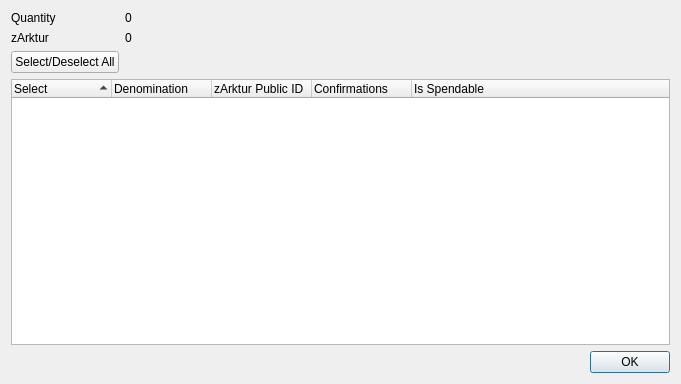
<?xml version="1.0" encoding="UTF-8"?>
<ui version="4.0">
 <class>ZArkturControlDialog</class>
 <widget class="QDialog" name="ZArkturControlDialog">
  <property name="geometry">
   <rect>
    <x>0</x>
    <y>0</y>
    <width>681</width>
    <height>384</height>
   </rect>
  </property>
  <property name="minimumSize">
   <size>
    <width>681</width>
    <height>384</height>
   </size>
  </property>
  <property name="windowTitle">
   <string>Select zArktur to Spend</string>
  </property>
  <layout class="QGridLayout" name="gridLayout">
   <item row="0" column="0">
    <layout class="QFormLayout" name="formLayout">
     <property name="sizeConstraint">
      <enum>QLayout::SetDefaultConstraint</enum>
     </property>
     <item row="0" column="0">
      <widget class="QLabel" name="labelQuantity">
       <property name="text">
        <string>Quantity</string>
       </property>
      </widget>
     </item>
     <item row="0" column="1">
      <widget class="QLabel" name="labelQuantity_int">
       <property name="text">
        <string>0</string>
       </property>
      </widget>
     </item>
     <item row="1" column="0">
      <widget class="QLabel" name="labelZArktur">
       <property name="text">
        <string>zArktur</string>
       </property>
      </widget>
     </item>
     <item row="1" column="1">
      <widget class="QLabel" name="labelZArktur_int">
       <property name="text">
        <string>0</string>
       </property>
      </widget>
     </item>
     <item row="2" column="0">
      <widget class="QPushButton" name="pushButtonAll">
       <property name="text">
        <string>Select/Deselect All</string>
       </property>
      </widget>
     </item>
    </layout>
   </item>
   <item row="1" column="0">
    <layout class="QVBoxLayout" name="verticalLayout">
     <item>
      <widget class="QTreeWidget" name="treeWidget">
       <property name="minimumSize">
        <size>
         <width>0</width>
         <height>250</height>
        </size>
       </property>
       <property name="alternatingRowColors">
        <bool>true</bool>
       </property>
       <property name="sortingEnabled">
        <bool>true</bool>
       </property>
       <property name="columnCount">
        <number>5</number>
       </property>
       <attribute name="headerDefaultSectionSize">
        <number>100</number>
       </attribute>
       <column>
        <property name="text">
         <string notr="true">Select</string>
        </property>
       </column>
       <column>
        <property name="text">
         <string notr="true">Denomination</string>
        </property>
       </column>
       <column>
        <property name="text">
         <string notr="true">zArktur Public ID</string>
        </property>
       </column>
       <column>
        <property name="text">
         <string notr="true">Confirmations</string>
        </property>
       </column>
       <column>
        <property name="text">
         <string>Is Spendable</string>
        </property>
       </column>
      </widget>
     </item>
     <item>
      <widget class="QDialogButtonBox" name="buttonBox">
       <property name="orientation">
        <enum>Qt::Horizontal</enum>
       </property>
       <property name="standardButtons">
        <set>QDialogButtonBox::Ok</set>
       </property>
      </widget>
     </item>
    </layout>
   </item>
  </layout>
 </widget>
 <resources/>
 <connections>
  <connection>
   <sender>buttonBox</sender>
   <signal>accepted()</signal>
   <receiver>ZArkturControlDialog</receiver>
   <slot>accept()</slot>
   <hints>
    <hint type="sourcelabel">
     <x>248</x>
     <y>254</y>
    </hint>
    <hint type="destinationlabel">
     <x>157</x>
     <y>274</y>
    </hint>
   </hints>
  </connection>
  <connection>
   <sender>buttonBox</sender>
   <signal>rejected()</signal>
   <receiver>ZArkturControlDialog</receiver>
   <slot>reject()</slot>
   <hints>
    <hint type="sourcelabel">
     <x>316</x>
     <y>260</y>
    </hint>
    <hint type="destinationlabel">
     <x>286</x>
     <y>274</y>
    </hint>
   </hints>
  </connection>
 </connections>
</ui>
